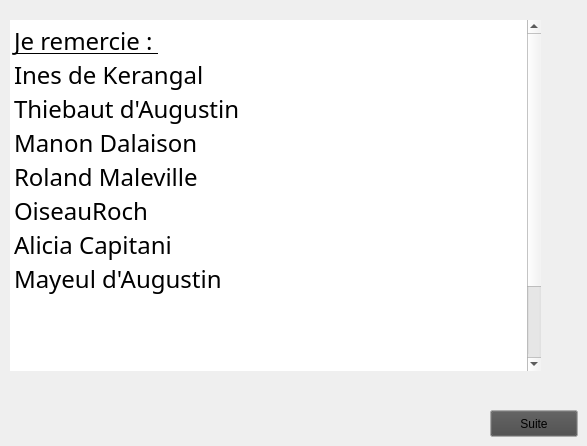
    <widget class="QWidget" name="source1">
     <widget class="QWidget" name="widget" native="true">
      <property name="geometry">
       <rect>
        <x>170</x>
        <y>0</y>
        <width>221</width>
        <height>151</height>
       </rect>
      </property>
     </widget>
     <widget class="QTextBrowser" name="textBrowser">
      <property name="geometry">
       <rect>
        <x>10</x>
        <y>20</y>
        <width>531</width>
        <height>351</height>
       </rect>
      </property>
      <property name="palette">
       <palette>
        <active>
         <colorrole role="Shadow">
          <brush brushstyle="SolidPattern">
           <color alpha="255">
            <red>0</red>
            <green>0</green>
            <blue>0</blue>
           </color>
          </brush>
         </colorrole>
        </active>
        <inactive>
         <colorrole role="Shadow">
          <brush brushstyle="SolidPattern">
           <color alpha="255">
            <red>0</red>
            <green>0</green>
            <blue>0</blue>
           </color>
          </brush>
         </colorrole>
        </inactive>
        <disabled>
         <colorrole role="Shadow">
          <brush brushstyle="SolidPattern">
           <color alpha="255">
            <red>0</red>
            <green>0</green>
            <blue>0</blue>
           </color>
          </brush>
         </colorrole>
        </disabled>
       </palette>
      </property>
      <property name="font">
       <font>
        <family>Monotype Corsiva</family>
        <weight>75</weight>
        <italic>true</italic>
        <bold>true</bold>
       </font>
      </property>
      <property name="autoFillBackground">
       <bool>false</bool>
      </property>
      <property name="frameShape">
       <enum>QFrame::VLine</enum>
      </property>
      <property name="frameShadow">
       <enum>QFrame::Plain</enum>
      </property>
      <property name="lineWidth">
       <number>0</number>
      </property>
      <property name="html">
       <string>&lt;!DOCTYPE HTML PUBLIC &quot;-//W3C//DTD HTML 4.0//EN&quot; &quot;http://www.w3.org/TR/REC-html40/strict.dtd&quot;&gt;
&lt;html&gt;&lt;head&gt;&lt;meta name=&quot;qrichtext&quot; content=&quot;1&quot; /&gt;&lt;style type=&quot;text/css&quot;&gt;
p, li { white-space: pre-wrap; }
&lt;/style&gt;&lt;/head&gt;&lt;body style=&quot; font-family:'Monotype Corsiva'; font-size:9pt; font-weight:600; font-style:italic;&quot;&gt;
&lt;p style=&quot; margin-top:0px; margin-bottom:0px; margin-left:0px; margin-right:0px; -qt-block-indent:0; text-indent:0px;&quot;&gt;&lt;span style=&quot; font-size:18pt; font-weight:400; font-style:normal; text-decoration: underline;&quot;&gt;Je remercie : &lt;/span&gt;&lt;/p&gt;
&lt;p style=&quot; margin-top:0px; margin-bottom:0px; margin-left:0px; margin-right:0px; -qt-block-indent:0; text-indent:0px;&quot;&gt;&lt;span style=&quot; font-size:18pt; font-weight:400; font-style:normal;&quot;&gt;Ines de Kerangal&lt;/span&gt;&lt;/p&gt;
&lt;p style=&quot; margin-top:0px; margin-bottom:0px; margin-left:0px; margin-right:0px; -qt-block-indent:0; text-indent:0px;&quot;&gt;&lt;span style=&quot; font-size:18pt; font-weight:400; font-style:normal;&quot;&gt;Thiebaut d'Augustin&lt;/span&gt;&lt;/p&gt;
&lt;p style=&quot; margin-top:0px; margin-bottom:0px; margin-left:0px; margin-right:0px; -qt-block-indent:0; text-indent:0px;&quot;&gt;&lt;span style=&quot; font-size:18pt; font-weight:400; font-style:normal;&quot;&gt;Manon Dalaison&lt;/span&gt;&lt;/p&gt;
&lt;p style=&quot; margin-top:0px; margin-bottom:0px; margin-left:0px; margin-right:0px; -qt-block-indent:0; text-indent:0px;&quot;&gt;&lt;span style=&quot; font-size:18pt; font-weight:400; font-style:normal;&quot;&gt;Roland Maleville&lt;/span&gt;&lt;/p&gt;
&lt;p style=&quot; margin-top:0px; margin-bottom:0px; margin-left:0px; margin-right:0px; -qt-block-indent:0; text-indent:0px;&quot;&gt;&lt;span style=&quot; font-size:18pt; font-weight:400; font-style:normal;&quot;&gt;OiseauRoch&lt;/span&gt;&lt;/p&gt;
&lt;p style=&quot; margin-top:0px; margin-bottom:0px; margin-left:0px; margin-right:0px; -qt-block-indent:0; text-indent:0px;&quot;&gt;&lt;span style=&quot; font-size:18pt; font-weight:400; font-style:normal;&quot;&gt;Alicia Capitani&lt;/span&gt;&lt;/p&gt;
&lt;p style=&quot; margin-top:0px; margin-bottom:0px; margin-left:0px; margin-right:0px; -qt-block-indent:0; text-indent:0px;&quot;&gt;&lt;span style=&quot; font-size:18pt; font-weight:400; font-style:normal;&quot;&gt;Mayeul d'Augustin&lt;/span&gt;&lt;/p&gt;
&lt;p style=&quot;-qt-paragraph-type:empty; margin-top:0px; margin-bottom:0px; margin-left:0px; margin-right:0px; -qt-block-indent:0; text-indent:0px; font-size:18pt; font-weight:400; font-style:normal;&quot;&gt;&lt;br /&gt;&lt;/p&gt;
&lt;p style=&quot;-qt-paragraph-type:empty; margin-top:0px; margin-bottom:0px; margin-left:0px; margin-right:0px; -qt-block-indent:0; text-indent:0px; font-size:18pt; font-weight:400; font-style:normal;&quot;&gt;&lt;br /&gt;&lt;/p&gt;
&lt;p style=&quot;-qt-paragraph-type:empty; margin-top:0px; margin-bottom:0px; margin-left:0px; margin-right:0px; -qt-block-indent:0; text-indent:0px; font-size:18pt; font-weight:400; font-style:normal;&quot;&gt;&lt;br /&gt;&lt;/p&gt;
&lt;p style=&quot; margin-top:0px; margin-bottom:0px; margin-left:0px; margin-right:0px; -qt-block-indent:0; text-indent:0px;&quot;&gt;&lt;span style=&quot; font-size:18pt; font-weight:400; font-style:normal;&quot;&gt;Sans qui je n'aurais sans doute jamais fini ce projet =)&lt;/span&gt;&lt;/p&gt;&lt;/body&gt;&lt;/html&gt;</string>
      </property>
     </widget>
     <widget class="QPushButton" name="suite">
      <property name="geometry">
       <rect>
        <x>490</x>
        <y>410</y>
        <width>88</width>
        <height>27</height>
       </rect>
      </property>
      <property name="palette">
       <palette>
        <active>
         <colorrole role="Button">
          <brush brushstyle="SolidPattern">
           <color alpha="255">
            <red>72</red>
            <green>72</green>
            <blue>72</blue>
           </color>
          </brush>
         </colorrole>
        </active>
        <inactive>
         <colorrole role="Button">
          <brush brushstyle="SolidPattern">
           <color alpha="255">
            <red>72</red>
            <green>72</green>
            <blue>72</blue>
           </color>
          </brush>
         </colorrole>
        </inactive>
        <disabled>
         <colorrole role="Button">
          <brush brushstyle="SolidPattern">
           <color alpha="255">
            <red>72</red>
            <green>72</green>
            <blue>72</blue>
           </color>
          </brush>
         </colorrole>
        </disabled>
       </palette>
      </property>
      <property name="text">
       <string>Suite</string>
      </property>
     </widget>
     <widget class="QLabel" name="chat">
      <property name="geometry">
       <rect>
        <x>270</x>
        <y>30</y>
        <width>271</width>
        <height>231</height>
       </rect>
      </property>
      <property name="text">
       <string/>
      </property>
      <property name="pixmap">
       <pixmap>../../temp_dir/data/images/chat.png</pixmap>
      </property>
      <property name="scaledContents">
       <bool>true</bool>
      </property>
     </widget>
     <zorder>textBrowser</zorder>
     <zorder>widget</zorder>
     <zorder>suite</zorder>
     <zorder>chat</zorder>
    </widget>
